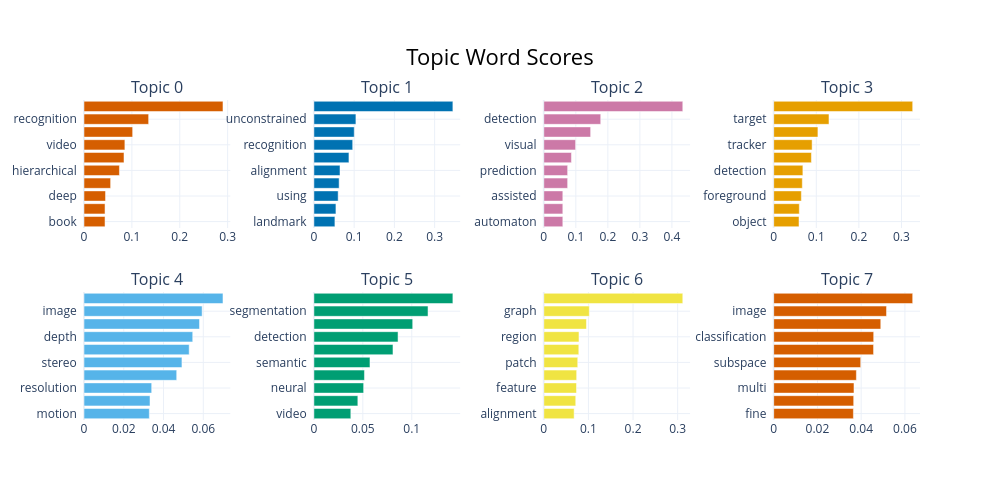

This figure's notebook cell:
### Code cell
topic_model.visualize_barchart(top_n_topics=10, n_words=10)

### Figure 1 — Plotly figure (JSON) as saved in the notebook; plotly's stock layout.template omitted (floating-point values rounded to 4 significant figures)
{"data": [{"marker": {"color": "#D55E00"}, "orientation": "h", "type": "bar", "x": [0.04393, 0.04393, 0.04496, 0.0556, 0.07399, 0.08352, 0.08539, 0.1016, 0.135, 0.2903], "xaxis": "x", "y": ["book  ", "activity  ", "deep  ", "detection  ", "hierarchical  ", "human  ", "video  ", "event  ", "recognition  ", "action  "], "yaxis": "y"}, {"marker": {"color": "#0072B2"}, "orientation": "h", "type": "bar", "x": [0.0522, 0.05475, 0.06027, 0.06272, 0.06485, 0.08708, 0.09638, 0.1002, 0.1044, 0.3454], "xaxis": "x2", "y": ["landmark  ", "verification  ", "using  ", "cascade  ", "alignment  ", "age  ", "recognition  ", "facial  ", "unconstrained  ", "face  "], "yaxis": "y2"}, {"marker": {"color": "#CC79A7"}, "orientation": "h", "type": "bar", "x": [0.05938, 0.05938, 0.05938, 0.07443, 0.07443, 0.08626, 0.09929, 0.1463, 0.1778, 0.434], "xaxis": "x3", "y": ["automaton  ", "attentionally  ", "assisted  ", "context  ", "prediction  ", "deep  ", "visual  ", "salient  ", "detection  ", "saliency  "], "yaxis": "y3"}, {"marker": {"color": "#E69F00"}, "orientation": "h", "type": "bar", "x": [0.05943, 0.06014, 0.06497, 0.06718, 0.06853, 0.08856, 0.09021, 0.1038, 0.1298, 0.3264], "xaxis": "x4", "y": ["object  ", "reliable  ", "foreground  ", "adaptive  ", "detection  ", "multi  ", "tracker  ", "correlation  ", "target  ", "tracking  "], "yaxis": "y4"}, {"marker": {"color": "#56B4E9"}, "orientation": "h", "type": "bar", "x": [0.03285, 0.0332, 0.03404, 0.04662, 0.04926, 0.0529, 0.05468, 0.0581, 0.05942, 0.0699], "xaxis": "x5", "y": ["motion  ", "based  ", "resolution  ", "single  ", "stereo  ", "reconstruction  ", "depth  ", "camera  ", "image  ", "estimation  "], "yaxis": "y5"}, {"marker": {"color": "#009E73"}, "orientation": "h", "type": "bar", "x": [0.03773, 0.0449, 0.05083, 0.05166, 0.05729, 0.08081, 0.08598, 0.101, 0.1166, 0.142], "xaxis": "x6", "y": ["video  ", "proposal  ", "neural  ", "deep  ", "semantic  ", "network  ", "detection  ", "convolutional  ", "segmentation  ", "object  "], "yaxis": "y6"}, {"marker": {"color": "#F0E442"}, "orientation": "h", "type": "bar", "x": [0.068, 0.07157, 0.0733, 0.07367, 0.07606, 0.07843, 0.07882, 0.09559, 0.102, 0.3115], "xaxis": "x7", "y": ["alignment  ", "correspondence  ", "feature  ", "similarity  ", "patch  ", "robust  ", "region  ", "descriptor  ", "graph  ", "matching  "], "yaxis": "y7"}, {"marker": {"color": "#D55E00"}, "orientation": "h", "type": "bar", "x": [0.03645, 0.03658, 0.03671, 0.03781, 0.03979, 0.04566, 0.04573, 0.04896, 0.05159, 0.06356], "xaxis": "x8", "y": ["fine  ", "grained  ", "multi  ", "deep  ", "subspace  ", "instance  ", "classification  ", "visual  ", "image  ", "learning  "], "yaxis": "y8"}], "layout": {"annotations": [{"font": {"size": 16}, "showarrow": false, "text": "Topic 0", "x": 0.0875, "xanchor": "center", "xref": "paper", "y": 1, "yanchor": "bottom", "yref": "paper"}, {"font": {"size": 16}, "showarrow": false, "text": "Topic 1", "x": 0.3625, "xanchor": "center", "xref": "paper", "y": 1, "yanchor": "bottom", "yref": "paper"}, {"font": {"size": 16}, "showarrow": false, "text": "Topic 2", "x": 0.6375, "xanchor": "center", "xref": "paper", "y": 1, "yanchor": "bottom", "yref": "paper"}, {"font": {"size": 16}, "showarrow": false, "text": "Topic 3", "x": 0.9125, "xanchor": "center", "xref": "paper", "y": 1, "yanchor": "bottom", "yref": "paper"}, {"font": {"size": 16}, "showarrow": false, "text": "Topic 4", "x": 0.0875, "xanchor": "center", "xref": "paper", "y": 0.4, "yanchor": "bottom", "yref": "paper"}, {"font": {"size": 16}, "showarrow": false, "text": "Topic 5", "x": 0.3625, "xanchor": "center", "xref": "paper", "y": 0.4, "yanchor": "bottom", "yref": "paper"}, {"font": {"size": 16}, "showarrow": false, "text": "Topic 6", "x": 0.6375, "xanchor": "center", "xref": "paper", "y": 0.4, "yanchor": "bottom", "yref": "paper"}, {"font": {"size": 16}, "showarrow": false, "text": "Topic 7", "x": 0.9125, "xanchor": "center", "xref": "paper", "y": 0.4, "yanchor": "bottom", "yref": "paper"}], "height": 500, "hoverlabel": {"bgcolor": "white", "font": {"family": "Rockwell", "size": 16}}, "showlegend": false, "title": {"font": {"color": "Black", "size": 22}, "text": "Topic Word Scores", "x": 0.5, "xanchor": "center", "yanchor": "top"}, "width": 1000, "xaxis": {"anchor": "y", "domain": [0, 0.175], "showgrid": true}, "xaxis2": {"anchor": "y2", "domain": [0.275, 0.45], "showgrid": true}, "xaxis3": {"anchor": "y3", "domain": [0.55, 0.725], "showgrid": true}, "xaxis4": {"anchor": "y4", "domain": [0.825, 1], "showgrid": true}, "xaxis5": {"anchor": "y5", "domain": [0, 0.175], "showgrid": true}, "xaxis6": {"anchor": "y6", "domain": [0.275, 0.45], "showgrid": true}, "xaxis7": {"anchor": "y7", "domain": [0.55, 0.725], "showgrid": true}, "xaxis8": {"anchor": "y8", "domain": [0.825, 1], "showgrid": true}, "yaxis": {"anchor": "x", "domain": [0.6, 1], "showgrid": true}, "yaxis2": {"anchor": "x2", "domain": [0.6, 1], "showgrid": true}, "yaxis3": {"anchor": "x3", "domain": [0.6, 1], "showgrid": true}, "yaxis4": {"anchor": "x4", "domain": [0.6, 1], "showgrid": true}, "yaxis5": {"anchor": "x5", "domain": [0, 0.4], "showgrid": true}, "yaxis6": {"anchor": "x6", "domain": [0, 0.4], "showgrid": true}, "yaxis7": {"anchor": "x7", "domain": [0, 0.4], "showgrid": true}, "yaxis8": {"anchor": "x8", "domain": [0, 0.4], "showgrid": true}}}
